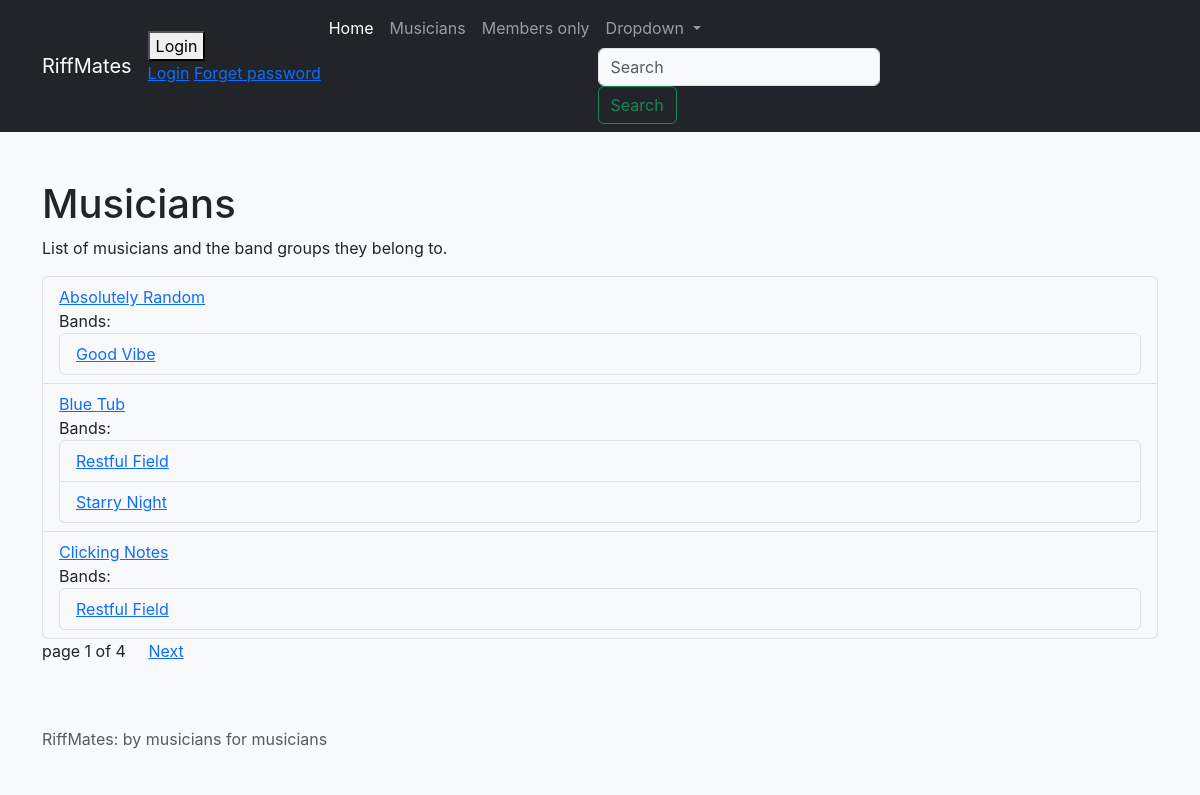
The app's page /bands/musicians-list/ with its own data.
### bands/models.py (models this page shows, shortened)
class Musician(models.Model):
    id = models.SmallAutoField(
        primary_key=True,
    )
    first_name = models.CharField(
        verbose_name="First name",
        max_length=50,
        help_text="First name",
    )
    last_name = models.CharField(
        verbose_name="Last name",
        max_length=50,
        help_text="Last name",
    )
    birth = models.DateField(
        verbose_name = "Date of birth",
    )
    STYLE_MUSIC = {
        "ROCK": "Rock and roll",
        "RELA": "Relaxing",
        "LIVE": "Lively",
    }
    style = models.CharField(
        verbose_name="Style of music",
        max_length=4,
        choices=STYLE_MUSIC,
        default="RELA",
        help_text="Main style of music",
    )
    class Meta:
        ordering = ["first_name"]

class BandGroup(models.Model):
    id = models.SmallAutoField(primary_key=True)
    name = models.CharField(max_length=20, default="Band Group", verbose_name="Band group")
    members = models.ManyToManyField(to="bands.Musician", verbose_name="Members")
    class Meta:
        ordering = ["name"]

### bands/views.py (the view)
def musicians_list(request):
    all_musicians = Musician.objects.all().order_by("first_name")
    items_per_page = 3
    paginator = Paginator(all_musicians, items_per_page)
    page_num = page_util._get_page_num(request, paginator)
    page = paginator.page(page_num)
    data.update({
        'title': 'Musicians list',
        'total_pages': paginator.num_pages,
        'musicians': page.object_list,
        'page': page,
    })
    return render(request=request, template_name="musicians-list.html", context=data)

### home/page_util.py (called while the page is built)
def _get_page_num(request, paginator):
    page_num = int(request.GET.get("page", 1))
    if page_num < 1:
        page_num = 1
    elif page_num > paginator.num_pages:
        page_num = paginator.num_pages
    return page_num

### templates/musicians-list.html (shortened to what this page needs)
{% extends "base.html" %}
{% block content %}
    <h1>Musicians</h1>
    <p>
        List of musicians and the band groups they belong to.
    </p>
    <p>
        <ul class="list-group">
            {% for m in musicians %}
            <li class="list-group-item">
                <a href="{% url "musician_detail" m.id %}">
                    {{ m.first_name }} {{ m.last_name }}
                </a>
                    <br>
                    Bands:
                    <ul class="list-group">
                    {% if m.bandgroup_set.all|length != 0 %}
                    {% for item in m.bandgroup_set.all %}
                        <li class="list-group-item">
                            <a href="{% url 'bandgroup_detail' item.id %}">
                                {{ item.name }}
                            </a>
                        </li>
                    {% endfor %%}
                    {% else %}
                    <li class="list-group-item">None</li>
                    {% endif %}
                    </ul>
            </li>
            {% empty %}
            <li class="list-group-item">No musicians in the database</li>
            {% endfor %}
        </ul>
        {% if page.has_other_pages %}
            page {{ page.number }} of {{ total_pages }} &nbsp;&nbsp;&nbsp;
            {% if page.has_next%}
                <a href="{% url 'musicians-list' %}?page={{page.next_page_number}}">
                    Next</a>
            {% endif %}
        {% endif %}
    </p>
{% endblock content %}

### static/styles.css (style rules this page uses)
:root { --bs-body-bg: var(--bs-gray-100); }

### hello/static/main.css (style rules this page uses)
body { margin: 0; font-family: -apple-system, BlinkMacSystemFont, "Segoe UI", "Roboto", "Oxygen", "Ubuntu", "Cantarell", "Fira Sans", "Droid Sans", "Helvetica Neue", sans-serif; -webkit-font-smoothing: antialiased; -moz-osx-font-smoothing: grayscale; }

### records on screen
Musician: first_name "Absolutely", last_name "Random"
BandGroup: name "Good Vibe"
Musician: first_name "Blue", last_name "Tub"
BandGroup: name "Restful Field"
BandGroup: name "Starry Night"
Musician: first_name "Clicking", last_name "Notes"

### other values on screen
{{ page.number }} "1"
{{ total_pages }} "4"
